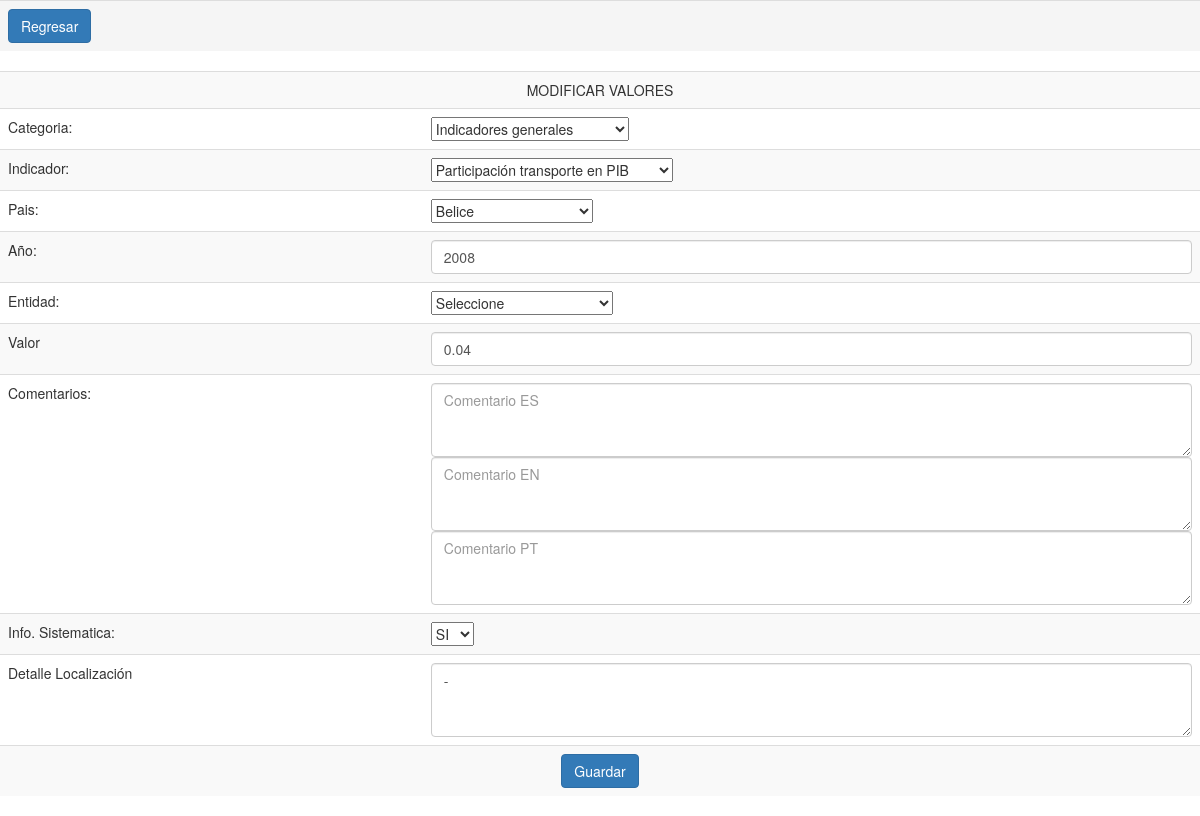
Page /valores_mod.php?id=1 on the committed database.
### tables this page shows
CREATE TABLE `valores` (
  `id` int(11) NOT NULL AUTO_INCREMENT,
  `id_indic` int(11) NOT NULL,
  `id_pais` varchar(45) NOT NULL,
  `ano` int(11) NOT NULL,
  `id_ent` varchar(45) NOT NULL,
  `valor` decimal(12,2) NOT NULL,
  `fuente` varchar(255) NOT NULL,
  `id_comentario` varchar(45) NOT NULL,
  `info_sistematica` varchar(45) NOT NULL,
  `detalle_localizacion` varchar(45) NOT NULL,
  PRIMARY KEY (`id`),
  KEY `index2` (`id_indic`,`id_pais`)
);

### db.php (the view, shortened to what this page needs)
<?php
function buscar_categoria($id_indic)
{
	global $conn;
	$sSql="select clase from indicadores where id_indic = $id_indic";
	$rs=phpmkr_query($sSql,$conn) or die("Fallo al ejecutar la consulta en la linea" . __LINE__ . ": " . phpmkr_error($conn) . '<br>SQL: ' . $sSql);
	while ($row_rs = $rs->fetch_assoc()){
		$clase = $row_rs['clase'];
	}
	return $clase;
}
function phpmkr_query($strsql, $conn)
{
	$rs = mysqli_query($conn, $strsql);
	return $rs;
}
function select13($field_value, $field_label, $field_selected, $sql, $control_name, $selecione=0,$selecione2,$selecione3,$conn,$onchange)
{
      $rs = $conn->query($sql);
	  $ret="<select title='' class='' required='true' onchange='".$onchange."' id=".$control_name." name=".$control_name." >";
	  if ($selecione == 1) {$ret.="<option value=''>Seleccione</option>";};
      while ($row_rs = $rs->fetch_assoc()) {;
        if ( $row_rs[$field_value] == $field_selected ) {;
         $ret.='<option value="'.$row_rs[$field_value].'" selected >'.utf8_encode($row_rs[$field_label]).'</option>';
        } else {;
          $ret.='<option value="'.$row_rs[$field_value].'">'.utf8_encode($row_rs[$field_label]).'</option>';
        };
      };
     $ret.="</select>";
	 print $ret;
};
?>

### valores_mod.php (shortened to what this page needs)
<?php
include ("db.php");
$conn = phpmkr_db_connect(HOST, USER, PASS, DB, PORT);
$id = $_GET['id'];
$sSql="select * from valores where id = $id";
$rs=phpmkr_query($sSql,$conn) or die("Fallo al ejecutar la consulta en la linea" . __LINE__ . ": " . phpmkr_error($conn) . '<br>SQL: ' . $sSql);
while ($row_rs = $rs->fetch_assoc()){
  $id_indic = $row_rs['id_indic'];
  $id_pais = $row_rs['id_pais'];
  $ano = $row_rs['ano'];
  $id_ent = $row_rs['id_ent'];
  $valor = $row_rs['valor'];
  $id_comentario = $row_rs['id_comentario'];
  $info_sistematica = $row_rs['info_sistematica'];
  $detalle_localizacion = $row_rs['detalle_localizacion'];
}
$comentario = buscar_comentario($id_comentario,$id_indic);
$id_categoria = buscar_categoria($id_indic);
?>
<!DOCTYPE html>
<html>
<head>
</head>
<body>
<link rel="stylesheet" href="bootstrap/css/bootstrap.min.css" >
<form action="valores.php" method="post" name="form1">
<table class="table" border="0">
  <tr class="active">
    <td colspan="2">
    <a title="Regresar" href="valores_view.php" class="btn btn-primary" role="button"><?php echo "Regresar"; ?></a>
    </td>
  </tr>
</table>
<div class="table-responsive">
<table class="table table-striped" border="0">
  <tr class="">
    <td colspan="2">
    <div align="center">MODIFICAR VALORES</div>
    </td>
  </tr>
  <tr class="">
    <td>Categoria:</td>
    <td><?php echo select13("id", "ES", "$id_categoria", "select id,ES from categorias_indicadores order by id", "categorias_indicadores", 1,3,0,$conn,"buscar_indicadores(this.value)"); ?></td>
  </tr>
  <tr class="">
    <td>Indicador:</td>
    <td>
    <?php echo select13("id_indic", "ES", "$id_indic", "select t.id_indic,t.ES FROM observatorio.indicadores i,observatorio.indicadores_traduccion t where i.clase = '$id_categoria' and i.descripcion_indicador = t.codificacion", "id_indic", 1,3,0,$conn,""); ?>
    </td>
  </tr>
  <tr>
    <td>Pais:</td>
    <td><?php  echo select13("id", "nombre", "$id_pais", "select id,nombre from paises_mesoamericanos order by id", "id_pais", 1,1,0,$conn,"buscar_entidad(this.value)"); ?></td>
  </tr>
  <tr>
    <td>Año:</td>
    <td><input type="text" id="ano" name="ano" class="form-control" placeholder="Año" value="<?php echo $ano; ?>" required></td>
  </tr>
    <td>Entidad:</td>
     <td>
     <?php
     echo select13("id_ent", "nombre", "$id_ent", "select id_ent,entidad as nombre from entidad where id_pais = '$id_pais' order by id_ent", "id_ent", 1,1,0,$conn,"","");
     ?>
     </td>
  <tr>
    <td>Valor</td>
    <td><input type="text" name="valor" id="valor" class="form-control" placeholder="Valor" value="<?php echo $valor; ?>" required></td>
  </tr>
  <tr>
    <td>Comentarios:</td>
    <td>
    <textarea class="form-control" rows="3" id="comentario_es" placeholder="Comentario ES"  required name="comentario_es"><?php echo $comentario['ES']; ?></textarea>
    <textarea class="form-control" rows="3" id="comentario_en" placeholder="Comentario EN"  required name="comentario_en"><?php echo $comentario['EN']; ?></textarea>
    <textarea class="form-control" rows="3" id="comentario_pt" placeholder="Comentario PT"  required name="comentario_pt"><?php echo $comentario['PT']; ?></textarea>
    </td>
  </tr>
  <tr>
    <td>Info. Sistematica:</td>
    <td>
      <select name="info_sistematica" id="info_sistematica">
        <option <?php if($info_sistematica=="SI") echo " selected "; ?> value="SI">SI</option>
      </select>
    </td>
  </tr>
  <tr>
    <td>Detalle Localización</td>
    <td><textarea class="form-control" rows="3" id="detalle" placeholder="Detalle" required name="detalle"><?php echo $detalle_localizacion; ?></textarea></td>
  </tr>
  <tr>
    <td colspan="2">
    <div align="center">
      <input title='Guardar' class="btn btn-primary" type="submit" value="Guardar">
    </div>
    </td>
  </tr>
</table>
</div>
</form>
</body>
</body>
</html>

### rows in the picture
valores: ano "2008", valor "0.04", info_sistematica "SI", detalle "-"

### other values in the picture
form field categorias_indicadores "Indicadores generales"
form field id_indic "Participación transporte en PIB"
form field id_pais "Belice"
